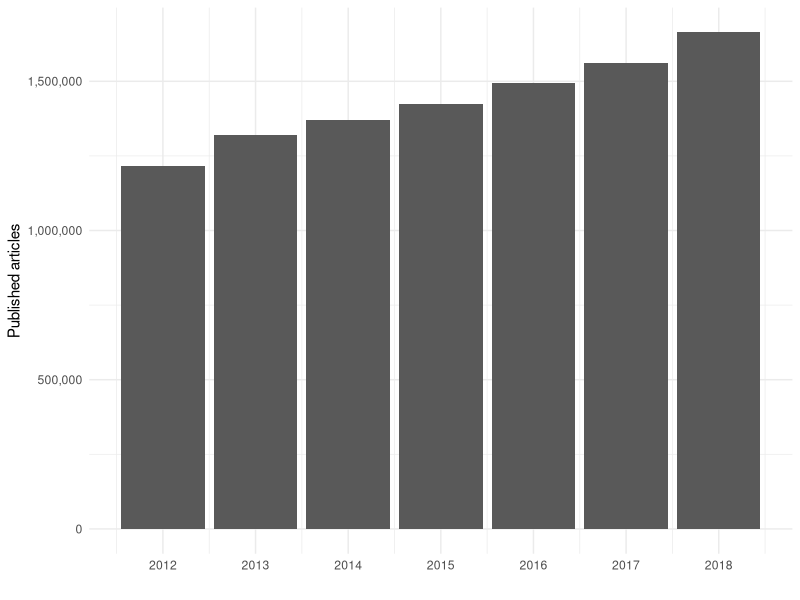

Recreate this plot in R.
## ---- chunk 1
# Load necessary libraries
library(tidyverse)
## ---- chunk 2

read_csv("data/wos_items_year.csv") %>%
  ggplot() +
  geom_bar(aes(x = year, y = n_items), stat = "identity") +
  theme_minimal() +
  labs(x = "", 
       y = "Published articles") +
  scale_x_continuous(breaks = 2012:2018) +
  scale_y_continuous(labels = scales::comma)
  
